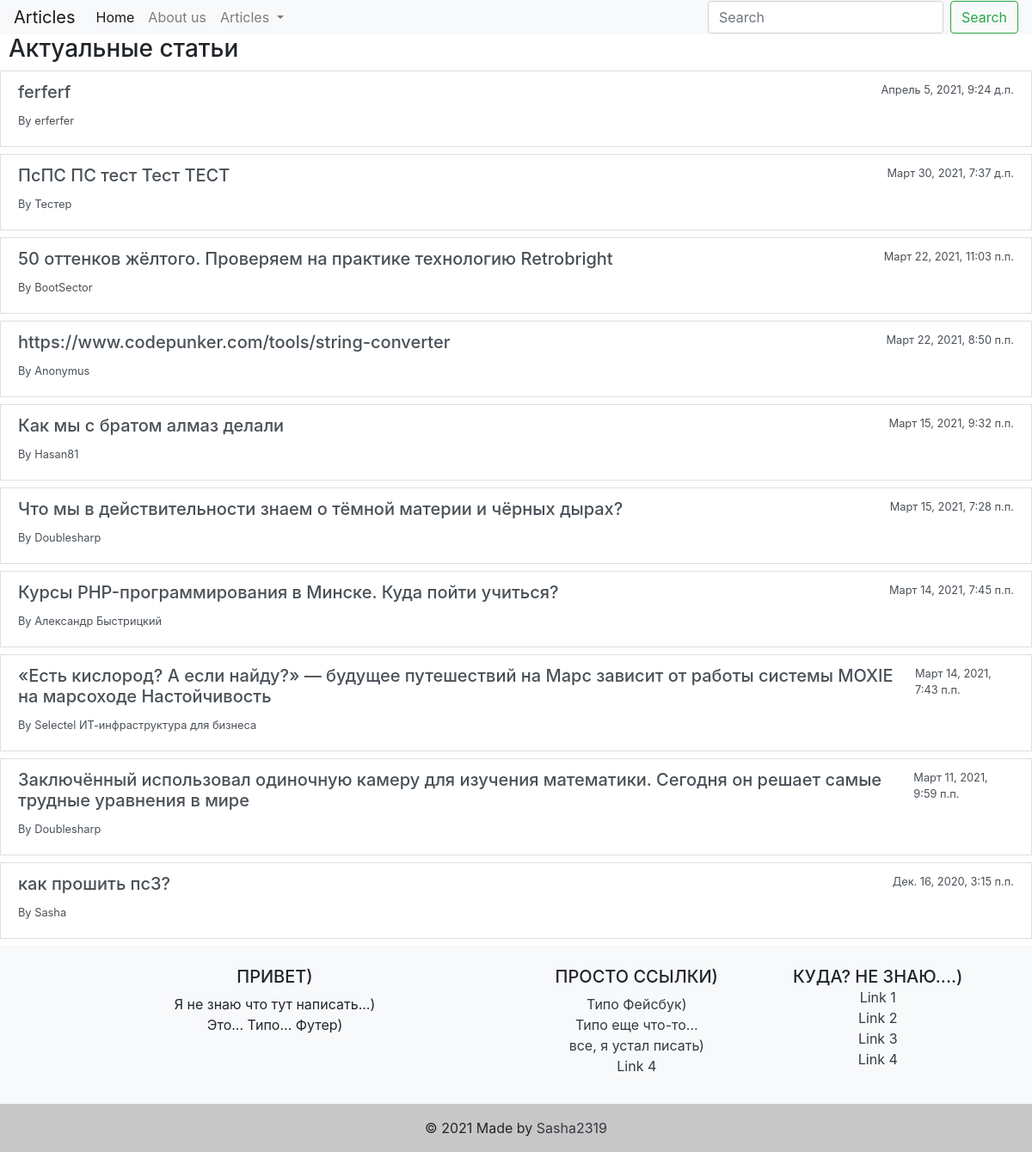
/articles/home/, run on an earlier commit of the app's database.
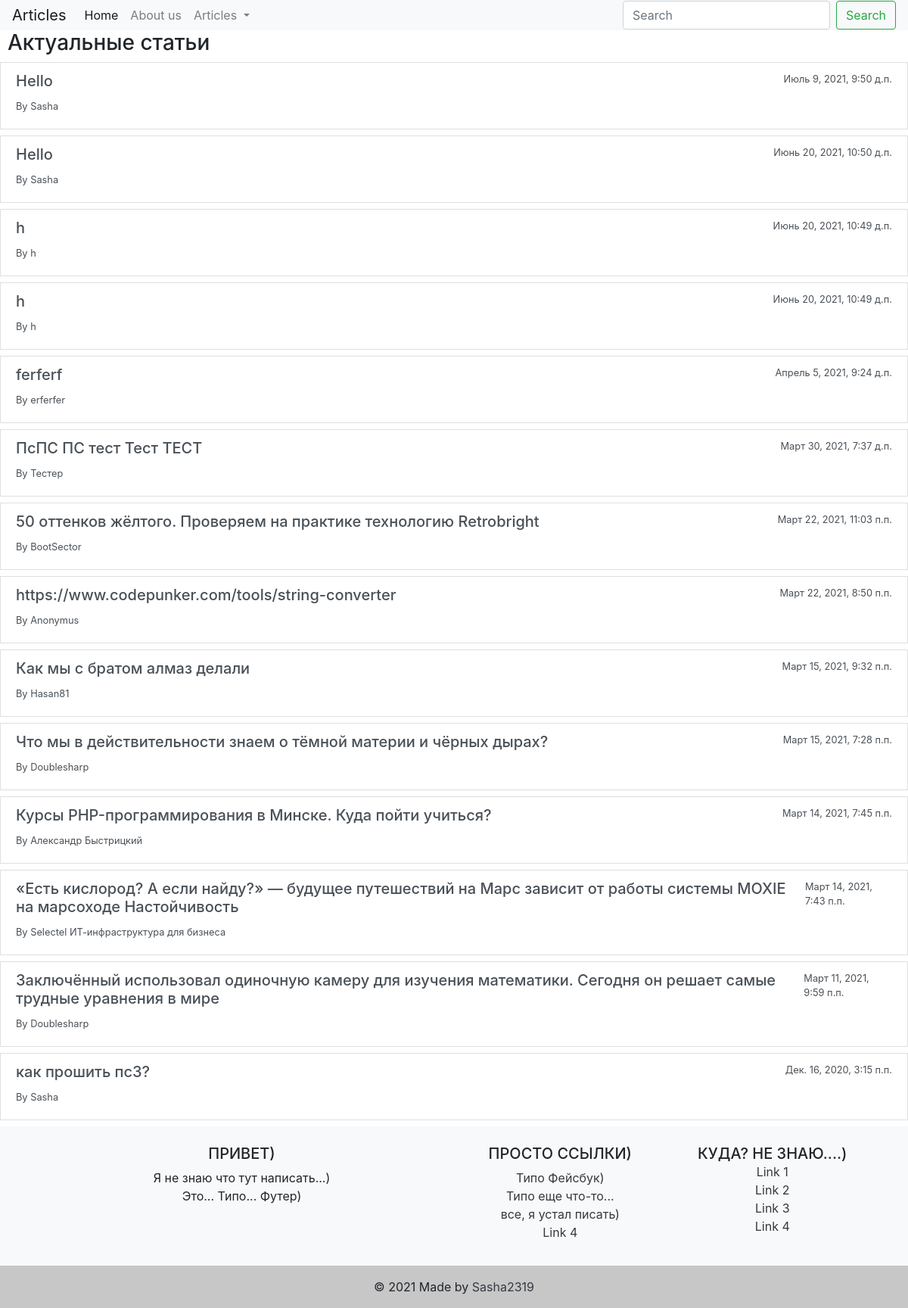
And on a later commit of the database.
### myFirst/apps/articles/models.py (models this page shows, shortened)
class Article(models.Model):
    article_title = models.CharField('название статьи', max_length=200, default='')
    article_text = models.TextField('текст статьи', default='')
    pub_date = models.DateTimeField('дата публикации', auto_now_add=True)
    author_name = models.CharField('имя автора', max_length=55, default='')
    article_image = models.ImageField(upload_to='img', default='', blank=True)

### myFirst/apps/articles/views.py (the view, shortened to what this page needs)
# urls.py: path('home/', views.home, name='home'),
def home(request):
    latest_articles = Article.objects.order_by('-pub_date')
    return render(request, 'articles/list.html', {'latest_articles':latest_articles, 'static': STATIC_URL, 'error': False,})

### myFirst/templates/articles/list.html (shortened to what this page needs)
{% extends 'base.html' %}
{% load crispy_forms_tags %}
  {% block form %}
<form class="form-inline my-2 my-lg-0" id="searchForm">
  <input class="form-control mr-sm-2" type="text" name="q" id="searchText" placeholder="Search" aria-label="Search">
  <button class="btn btn-outline-success my-2 my-sm-0" type="submit">Search</button>
</form>
  {% endblock %}
{% block content %}
<link rel="stylesheet" href="{{static}}articles/css/list.css">
<h3 style="padding-left: 10px;">Актуальные статьи</h3>
<div class="list-group">
    {% for article in latest_articles %}
    <div class="mb-2" id="list{{article.id}}">
        <a href="/{{article.id}}" class="list-group-item list-group-item-action" aria-current="true">
        <div class="d-flex w-100 justify-content-between">
          <h5 class="mb-1" id="htmlTitle{{article.id}}">{{article.article_title}}</h5>
          <small>{{article.pub_date}}</small>
        </div>
        <small>By {{article.author_name}}</small>
      </a>
    </div>
    {% endfor %}
  </div>
{% endblock %}

What changed in the data, as far as the page shows it:
added Article: article_title "Hello", pub_date "Июль 9, 2021, 9:50 д.п.", author_name "Sasha"
added Article: article_title "Hello", pub_date "Июнь 20, 2021, 10:50 д.п.", author_name "Sasha"
added Article: article_title "h", pub_date "Июнь 20, 2021, 10:49 д.п.", author_name "h"
added Article: article_title "h", pub_date "Июнь 20, 2021, 10:49 д.п.", author_name "h"
